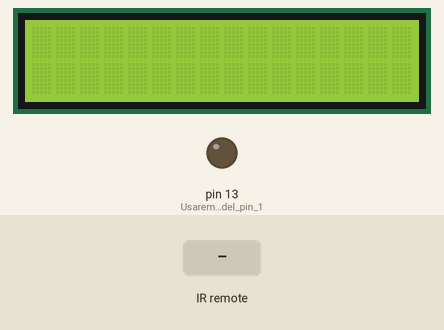
The sketch below on a simulated Arduino Uno, built with avr-gcc and run on an emulated ATmega328P. On the bench: 16×2 character LCD, output pins drawn as LEDs (lit = HIGH). The inputs (shaded band) are chosen by the test bench.

Above: at 1.2 s.
1.3 s: infrared code 0x45 received
At 1.9 s:
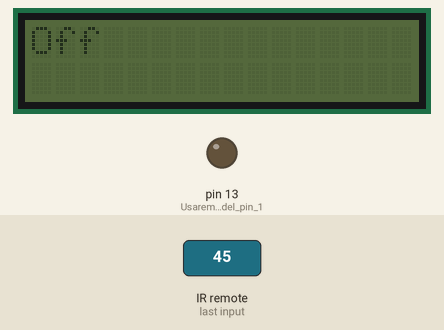
4.3 s: infrared code 0x40 received
At 5.4 s:
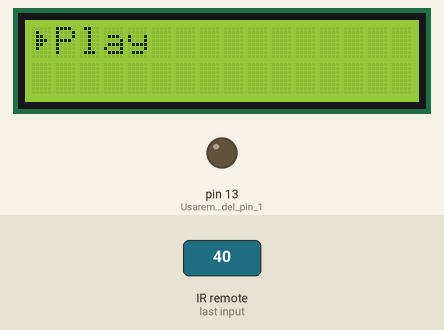
5.8 s: infrared code 0x46 received
At 6.7 s:
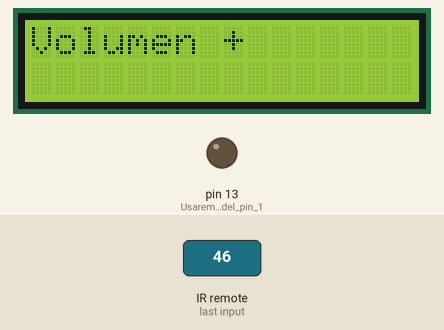
7.3 s: infrared code 0x15 received
8.8 s: infrared code 0x43 received
At 10.0 s:
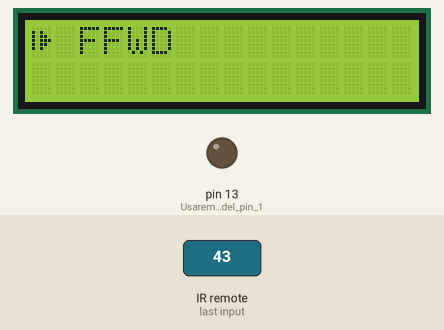
10.3 s: infrared code 0x44 received
At 11.2 s:
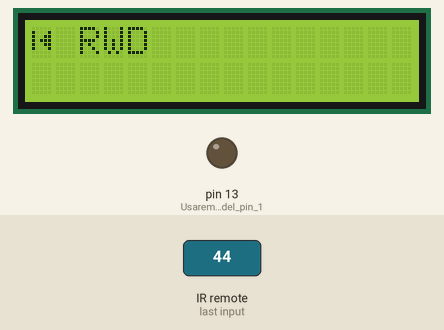
Timing chart, 0 to 12.8 s (numbered marks = the images above; inputs shaded):
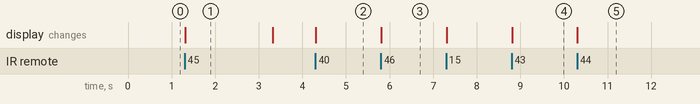

Measured:
- after the input at 1.3 s, the display: changes at once (image 1)
- after the input at 4.3 s, the display: changes at once (image 2)
- after the input at 5.8 s, the display: changes at once (image 3)
- after the input at 8.8 s, the display: changes at once (image 4)
- after the input at 10.3 s, the display: changes at once (image 5)
- what the display in image 1 shows lasts 2.0 s, from 1.3 s to 3.3 s

The sketch:

IRRemote3_demo.ino
```cpp
// Ejemplo de programar para ver los codigos de un mando IR
#include <Wire.h>
#include <LiquidCrystal_I2C.h>

#include <IRremote.h>

// En la documentacion nos decian los cambios... https://github.com/Arduino-IRremote/Arduino-IRremote

#define IR_RECEIVER_PIN 10

LiquidCrystal_I2C lcd(0x3F,16,2);  // COMPRUEBA QUE TIENES LA DIRECCION CORRECTA DEL LCD

// Caracteres definidos por el usuario

// Las posiciones de los caracteres
#define RWNDCHAR 0
#define STOPCHAR 1
#define FFCHAR   2
#define PLAYCHAR 3

// La definicion de los caracteres https://maxpromer.github.io/LCD-Character-Creator/

byte PlayChar[] = {
  B00000,
  B01000,
  B01100,
  B01110,
  B01100,
  B01000,
  B00000,
  B00000
};


byte FFchar[] = {
  B00000,
  B10100,
  B10110,
  B10111,
  B10110,
  B10100,
  B00000,
  B00000
};


byte STOPchar[] = {
  B00000,
  B01110,
  B01110,
  B01110,
  B01110,
  B01110,
  B00000,
  B00000
};

byte RWNDchar[] = {
  B00000,
  B10001,
  B10011,
  B10111,
  B10011,
  B10001,
  B00000,
  B00000
};


void setup(){
  Serial.begin(9600);
  lcd.init(); // Inicializamos
  lcd.backlight(); // Encendemos la luz trasera

  // Definimos 4 caracteres de usuario
  lcd.createChar(RWNDCHAR, RWNDchar);
  lcd.createChar(STOPCHAR, STOPchar);
  lcd.createChar(FFCHAR, FFchar);
  lcd.createChar(PLAYCHAR, PlayChar);

  pinMode(LED_BUILTIN, OUTPUT); // Usaremos el Led del pin 13 como indicador de haber recibido un codigo
  IrReceiver.begin(IR_RECEIVER_PIN, ENABLE_LED_FEEDBACK); // Activamos el receptor
}


void loop(){

    /*
     * Check if received data is available and if yes, try to decode it.
     * Decoded result is in the IrReceiver.decodedIRData structure.
     */
    if (IrReceiver.decode()) { // Si hay datosHay datos
        if (IrReceiver.decodedIRData.flags & IRDATA_FLAGS_WAS_OVERFLOW) {
            IrReceiver.decodedIRData.flags = false; // yes we have recognized the flag :-)
            // no need to call resume, this is already done by decode()
            Serial.println(F("Overflow detected"));
        } else {
            // Print a short summary of received data

        }
        Serial.println();

        IrReceiver.resume(); // Hemos procesado los datos y vamos a recibir el siguiente
        /*
         * Check the received data
         */
        lcd.clear();
        switch (IrReceiver.decodedIRData.command ){
          case 64:
            lcd.setCursor(0,0);
            lcd.write(PLAYCHAR);
            lcd.print("Play");
            break;
          case 70:
            lcd.setCursor(0,0);
            lcd.print("Volumen +");
            break;
          case 21:
            lcd.setCursor(0,0);
            lcd.print("Volumen -");
            break;
          case 67:
            lcd.setCursor(0,0);
            lcd.write(FFCHAR);
            lcd.print(" FFWD");
            break;
          case 68:
            lcd.setCursor(0,0);
            lcd.write(RWNDCHAR);
            lcd.print(" RWD");
            break;
          case 71:
            lcd.setCursor(0,0);
            lcd.write(STOPCHAR);
            lcd.print(" STOP");
            break;
          case 69:
            lcd.setCursor(0,0);
            lcd.print("Off");
            lcd.noBacklight();
            delay(2000);
            lcd.clear();
            lcd.backlight();
            lcd.setCursor(0,0);
            lcd.print("Tricked!!");
            break;
          default:
            IrReceiver.printIRResultShort(&Serial);
            lcd.setCursor(0,0);
            lcd.print(IrReceiver.decodedIRData.command);
            lcd.print(" desconocido");
            Serial.print("Recibido el comando desconocido"); Serial.println(IrReceiver.decodedIRData.command);
            break;
        }
    }

}
```
